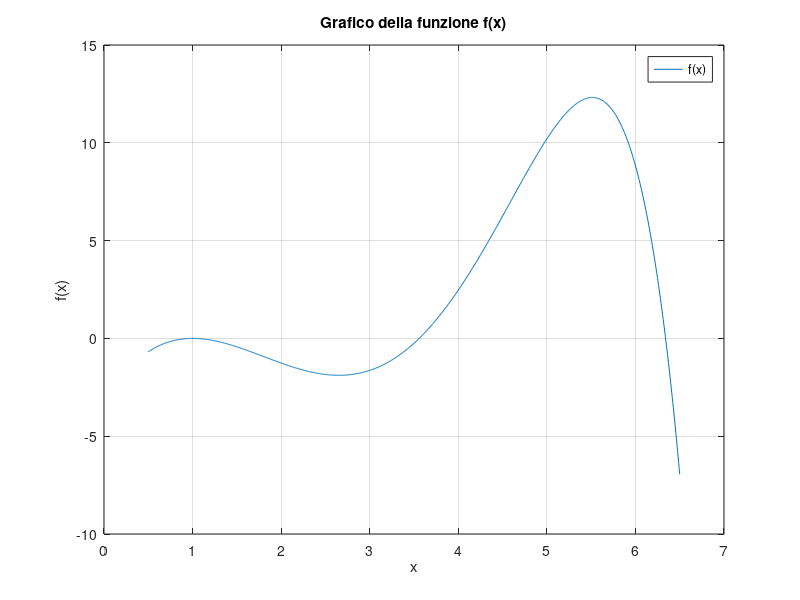

Source code (MATLAB): (Note: this script raises an error after producing the figure.)
clear; clc; close all;

% Vogliamo risolvere il problema della ricerca degli zeri dell’equazione non lineare f (x) = 0,
% dove f `e definita da:
% f (x) = x^3 − (2 + e)x^2 + (2e + 1)x + (1 − e) − cosh(x − 1), x ∈ [0.5, 6.5]

f = @(x) x.^3 - (2 + exp(1)).*x.^2 + (2*exp(1) + 1).*x + (1 - exp(1)) - cosh(x - 1);

% 1. Disegnare il grafico della funzione f nell’intervallo [0.5, 6.5] ed evidenziare le radici
% dell’equazione

x = linspace(0.5, 6.5, 1000);
y = f(x);

figure(1);
plot(x, y, 'DisplayName', 'f(x)');
hold on;
grid on;
xlabel('x');
ylabel('f(x)');
title('Grafico della funzione f(x)');
legend('show');


% 2. Si dica per quali radici il metodo di bisezione `e applicabile a partire dal grafico della
% funzione.

intervals = [0.5 1.5;
             3   4  ;
             6   6.5;];

% 4. Calcolare le radici di f per le quali il metodo di bisezione risulta applicabile, utilizzando
% la funzione bisez.m con una tolleranza di 10^−12.

tol = 10^-12;

for i = 1:size(intervals, 1)
    a = intervals(i, 1);
    b = intervals(i, 2);

    if f(a)*f(b) > 0
        fprintf('Intervallo [%f, %f] non valido\n\n', a, b);
        continue;
    end

    [xvect, it] = bisez(a, b, tol, f);
    x = xvect(end);
    
    fprintf('Radice %d: %.15f\n', i, x);
    fprintf('Iterazioni: %d\n\n', it);

    % Plot radice
    plot(x, f(x), 'ro', 'DisplayName', 'Radice');
end